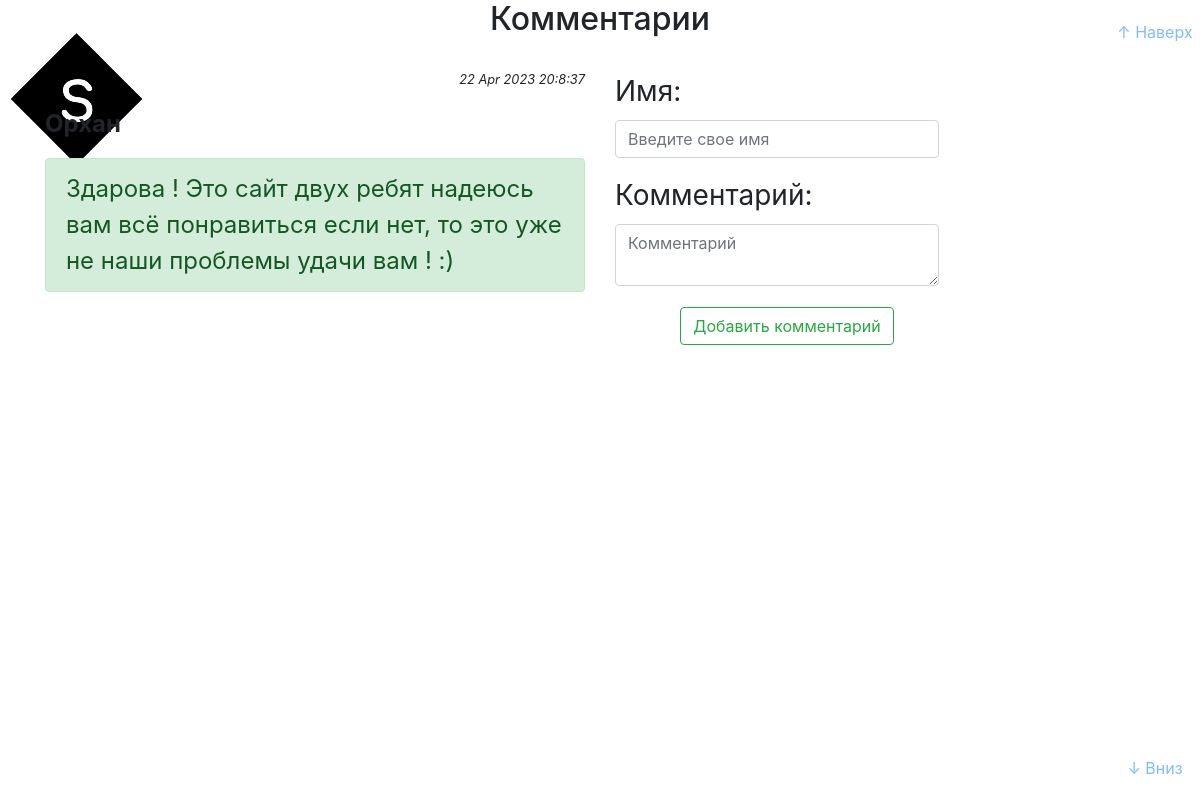
The page /comments on the database its author committed.
### data/template_text.py (models this page shows)
class Comment(SqlAlchemyBase):
    __tablename__ = 'comments'
    id = sqlalchemy.Column(sqlalchemy.Integer, primary_key=True)
    time = sqlalchemy.Column(sqlalchemy.Text, nullable=True)
    name = sqlalchemy.Column(sqlalchemy.Text, nullable=True)
    body = sqlalchemy.Column(sqlalchemy.Text, nullable=True)

### server.py (the view)
@app.route('/comments', methods=['GET'])
def get_comments():
    global comments
    db_sess = db_session.create_session()
    users = db_sess.query(Comment)
    users_dict = [user.__dict__ for user in users]
    for i in range(len(users_dict)):
        comment = {
            'name': users_dict[i]['name'],
            'body': users_dict[i]['body'],
            'time': users_dict[i]['time']
        }
        comments.append(comment)
    all_comment = comments
    comments = []
    return render_template('comment.html', comments=all_comment)

### data/db_session.py (called while the page is built)
def create_session() -> Session:
    global __factory
    return __factory()

### templates/comment.html (shortened to what this page needs)
<!DOCTYPE html>
<html lang="en">
<head>
    <link rel="stylesheet" type="text/css" href="../static/css/comment_style.css">
    <link rel="stylesheet" href="https://stackpath.bootstrapcdn.com/bootstrap/4.1.0/css/bootstrap.min.css">
</head>
<body>
    <div>
        <a href="/" class="position" style="top: 2rem; display: block; width: 10%;">
            <img src="/static/img/href_menu.png" class="home_button">
        </a>
    </div>
    <div class="container">
        <div class="row">
            <div class="col-lg-12 h_comments">
                <h2 class="text-center">
                    Комментарии
                </h2>
                <br>
            </div>
            <div class="col-lg-6">
                <div>
                    {% for comment in comments %}
                        <p class="text-right small"><em>{{ comment['time'] }}</em></p>
                        <p class="text-left text-block-1" role="alert"><strong>{{ comment['name'] }}</strong></p>
                        <p class="alert alert-success text-block-1" role="alert">{{ comment['body'] }}</p>
                    {% endfor %}
                </div>
            </div>
            <div class="col-lg-6 font_block">
                <form class="position">
                    <div class="form-group">
                        <label for="comment-name">Имя:</label>
                        <input class="form-control" id="comment-name"  placeholder="Введите свое имя">
                    </div>
                    <div class="form-group">
                        <label for="comment-body">Комментарий:</label>
                        <textarea  class="form-control" id="comment-body" placeholder="Комментарий"></textarea>
                    </div>
                    <div class="form-group form-check text-center button_add">
                        <button type="submit" class="btn btn-outline-success" id="comment-add">Добавить комментарий</button>
                    </div>
                </form>
            </div>
        </div>
        <div class="scroll_panel">
            <a href="#" id="scroll_top" onclick="scrollTopAnimated(); return false;"><span>↑ Наверх</span></a>
            <a href="#" id="scroll_bottom" onclick="scrollDownAnimated(); return false;"><span>↓ Вниз</span></a>
        </div>
    </div>
</body>
</html>

### static/css/comment_style.css (style rules this page uses)
p { font-size: 24px; }
.font_block { font-size: 28px; }
.position { position: fixed; width: 27%; }
.scroll_panel { position: fixed; top: 0; bottom: 0; right: 0; width: 90px; transition: background 0.2s ease; }
#scroll_top { display: block; width: 100%; height: 50%; position: absolute; top: 0; left: 0; text-align: center; opacity: 0.5; transition: background 0.2s ease; }
#scroll_top span { display: block; width: 100%; position: absolute; left: 0; top: 20px; }
#scroll_bottom { display: block; width: 100%; height: 50%; position: absolute; top: 50%; left: 0; text-align: center; opacity: 0.5; transition: background 0.2s ease; }
#scroll_bottom span { display: block; width: 100%; position: absolute; left: 0; bottom: 20px; }

### rows shown on the page
Comment: time "22 Apr 2023 20:8:37", name "Орхан", body "Здарова ! Это сайт двух ребят надеюсь вам всё понравиться если нет, то это уже не наши проблемы удачи вам ! :)"
